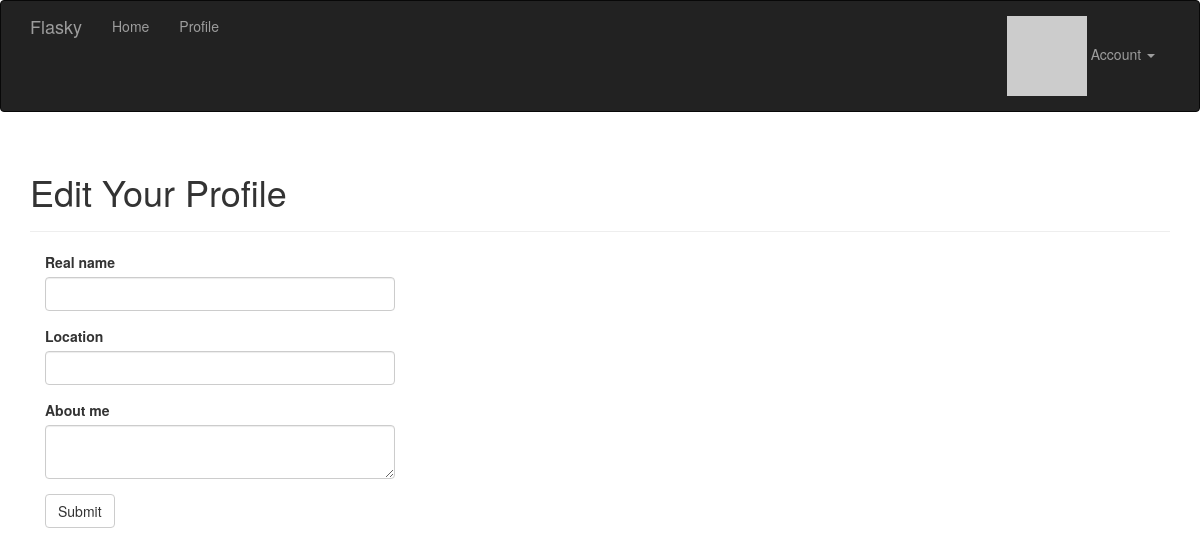
The page /edit-profile (signed in) on the database as committed earlier.
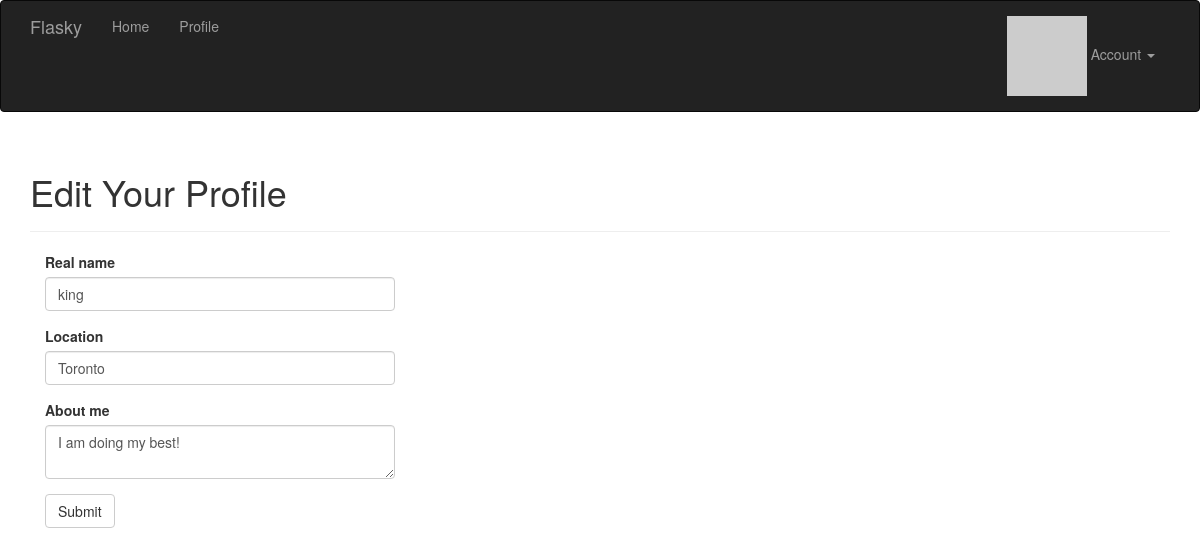
The same page on the database as committed later.
### app/models.py (models this page shows, shortened)
class User(UserMixin, db.Model):
    __tablename__ = 'users'
    id = db.Column(db.Integer, primary_key=True)
    email = db.Column(db.String(64), unique=True, index=True)
    username = db.Column(db.String(64), unique=True, index=True)
    role_id = db.Column(db.Integer, db.ForeignKey('roles.id'))
    password_hash = db.Column(db.String(128))
    confirmed = db.Column(db.Boolean, default=False)
    name = db.Column(db.String(64))
    location = db.Column(db.String(64))
    about_me = db.Column(db.Text())
    member_since = db.Column(db.DateTime(),
                             default=datetime.datetime.utcnow)
    last_seen = db.Column(db.DateTime(),
                          default=datetime.datetime.utcnow)
    avatar_hash = db.Column(db.String(32))
    posts = db.relationship('Post', backref='author', lazy='dynamic')
    followed = db.relationship('Follow',
                               foreign_keys=[Follow.follower_id],
                               backref=db.backref('follower', lazy='joined'),
                               lazy='dynamic',
                               cascade='all, delete-orphan')
    followers = db.relationship('Follow',
                                foreign_keys=[Follow.followed_id],
                                backref=db.backref('followed', lazy='joined'),
                                lazy='dynamic',
                                cascade='all, delete-orphan')
    @property
    def password(self):
        raise AttributeError('password is not a readable attribute')
    def ping(self):
        self.last_seen = datetime.datetime.utcnow()
        db.session.add(self)
        db.session.commit()
    def gravatar(self, size=100, default='robohash', rating='g'):
        if request.is_secure:
            url = 'https://secure.gravatar.com/avatar'
        else:
            url = 'http://www.gravatar.com/avatar'
        hash = self.avatar_hash or self.gravatar_hash()
        return f'{url}/{hash}?s={size}&d={default}&r={rating}'

### app/main/views.py (the view, shortened to what this page needs)
@main.route('/edit-profile', methods=['GET', 'POST'])
@login_required
def edit_profile():
    form = EditProfileForm()
    form.name.data = current_user.name
    form.location.data = current_user.location
    form.about_me.data = current_user.about_me
    return render_template('edit_profile.html', form=form)

### app/main/forms.py
class EditProfileForm(FlaskForm):
    name = StringField('Real name', validators=[Length(0, 64)])
    location = StringField('Location', validators=[Length(0, 64)])
    about_me = TextAreaField('About me')
    submit = SubmitField('Submit')

### app/auth/views.py (called while the page is built)
@auth.before_app_request
def before_request():
    if current_user.is_authenticated:
        current_user.ping()
        if  not current_user.confirmed \
            and request.endpoint \
            and request.blueprint != 'auth' \
            and request.endpoint != 'static':
            return redirect(url_for('auth.unconfirmed'))

### app/main/__init__.py (called while the page is built)
@main.app_context_processor
def inject_permissions():
    return dict(Permission=Permission)

### app/models.py (called while the page is built)
@login_manager.user_loader
def load_user(user_id):
    return User.query.get(int(user_id))

### app/templates/edit_profile.html (shortened to what this page needs)
{% extends 'base.html' %}
{% import 'bootstrap/wtf.html' as wtf %}
{% block page_content %}
<div class='page-header'>
    <h1>Edit Your Profile</h1>
</div>
<div class="col-md-4">
    {{ wtf.quick_form(form) }}
</div>
{% endblock page_content %}

### app/templates/base.html (shortened to what this page needs)
{% extends "bootstrap/base.html" %}
{% block head %}
{{ super() }}
<link rel="stylesheet" type="text/css" href="{{ url_for('static', filename='styles.css') }}">
{% endblock %}
{% block navbar %}
<div class="navbar navbar-inverse" role="navigation">
    <div class="container">
        <div class="navbar-header">
            <a class="navbar-brand" href="{{ url_for('main.index') }}">Flasky</a>
        </div>
        <div class="navbar-collapse collapse">
            <ul class="nav navbar-nav">
                <li><a href="{{ url_for('main.index')}}">Home</a></li>
                {% if current_user.is_authenticated %}
                <li><a href="{{ url_for('main.user', username=current_user.username) }}">Profile</a></li>
                {% endif %}
            </ul>
            <ul class="nav navbar-nav navbar-right">
                {% if current_user.is_authenticated %}
                <li class="dropdown">
                    <a href="#" class="dropdown-toggle" data-toggle="dropdown"><img src="{{ current_user.gravatar(size=20) }}">  Account <b class="caret"></b></a>
                </li>
                {% else %}
                <li><a href="{{ url_for('auth.login') }}">Log In</a></li>
                <li><a href="{{ url_for('auth.register') }}">Registration</a></li>
                {% endif %}
            </ul>
        </div>
    </div>
</div>
{% endblock %}
{% block content %}
<div class="container">
    {% block page_content %}{% endblock %}
</div>
{% endblock %}

Rows that differ between the two databases and show on the page:
now on this page (row edited): User: name "king", location "Toronto", about_me "I am doing my best!"
